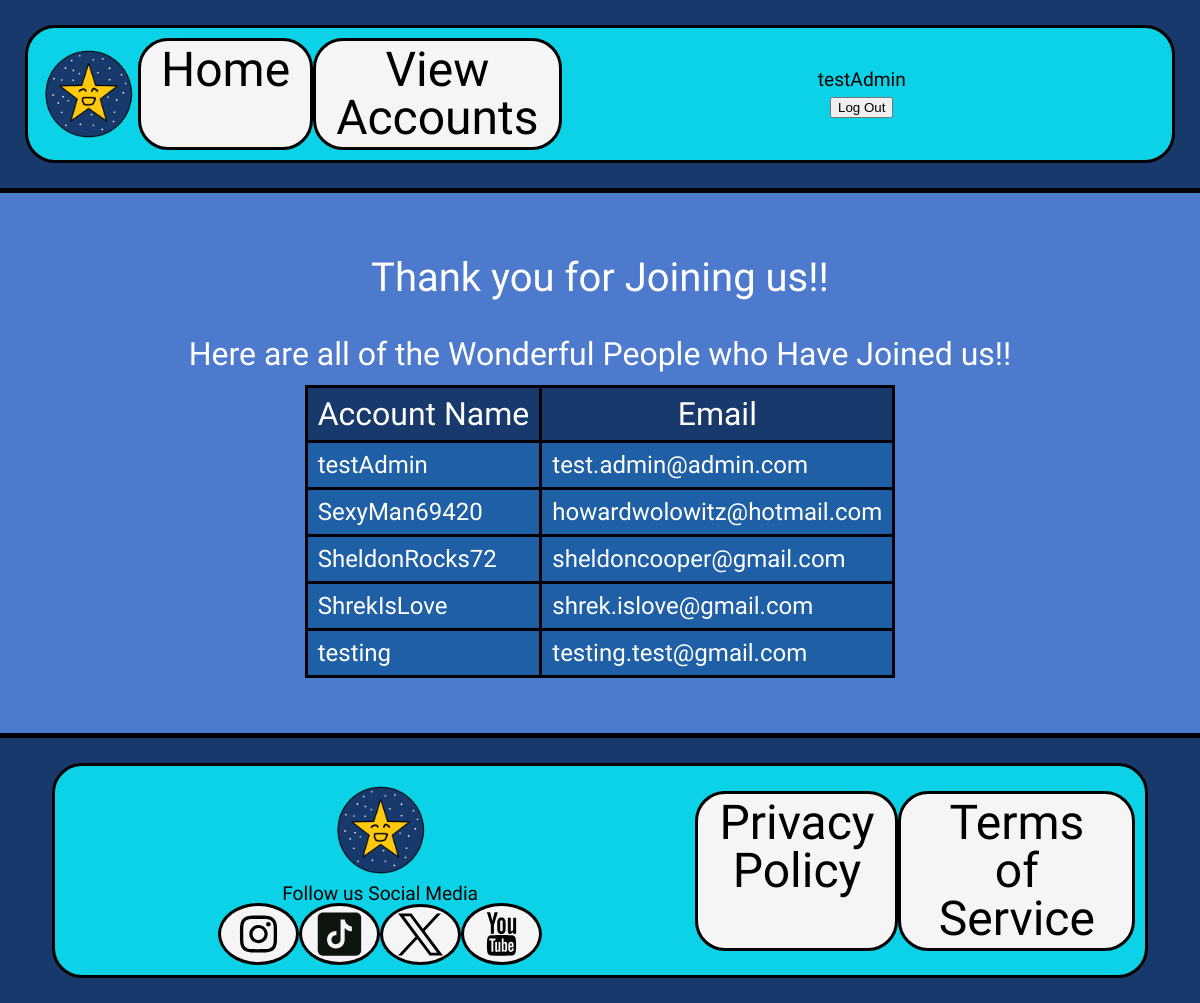
The page /loggedIn.php (signed in) on the database its author committed.
### tables this page shows
CREATE TABLE `accounts` (
  `accountId` int NOT NULL,
  `uname` varchar(100) NOT NULL,
  `email` varchar(100) NOT NULL,
  `password` varchar(255) DEFAULT NULL
);

### loggedIn.php (the view, shortened to what this page needs)
<?php
    include('includes/navigation/header.php');
    include_once('includes/php/database.php');
    $accountTable = $connection->prepare("SELECT * FROM accounts");
    $accountTable->execute();
    $accountData = $accountTable->fetchAll();
?>
<main id="accountViewerMain">
    <?php
        if (!isset($_SESSION['accountId']) ) {
            Header('Location:index.php');
            exit();
        } else {
            echo " <h1> Thank you for Joining us!! </h1>
            <h3> Here are all of the Wonderful People who Have Joined us!! </h3>
            <table>
                <thead>
                    <tr>
                        <th> Account Name </th>
                        <th> Email </th>
                    </tr>
                </thead>
                <tbody>";
                foreach ($accountData as $key=> $row ) {
                    echo "<tr>";
                    echo "<td>" . $row['uname'] . "</td>";
                    echo "<td>" . $row['email'] . "</td>";
                    echo "</tr>";
                }
                echo "
                </tbody>
            </table>";
        }
    ?>
</main>

### includes/navigation/header.php (shortened to what this page needs)
<!DOCTYPE html>
<html lang="en">
    <head >
        <link href="css/reset.css" rel="stylesheet">
        <link href="css/styles.css" rel="stylesheet">
    </head>
    <body>
        <header>
            <div id="headerInfoContainer">
                <img src="images/logo.png" alt="Company Logo">
                <nav>
                    <menu>
                        <li><a href="index.php">Home</a></li>
                        <li> <a href="loggedIn.php"> View Accounts </a> </li>
                    </menu>
                </nav>
                <form method="POST" action="logout.php" id="logOutForm">
                    <?php
                        if (isset($_SESSION['uname'])) {
                            $username = $_SESSION['uname'];
                            echo "<p> $username </p>";
                        }
                    ?>
                    <button type="submit" name="logOutSubmit" > Log Out </button>
                </form>
            </div>
        </header>

### css/styles.css (style rules this page uses)
html { scroll-behavior: smooth; background-color: #17396b; }
html, body, header, footer { position: relative; left: 0; }
body { width: 100%; background-color: #4e7acd; }
body, main, form fieldset, form div, #accountViewerMain, #logOutForm, #companyContentContainer { width: 100%; display: flex; align-items: center; justify-content: center; flex-direction: column; }
main { width: 100%; height: auto; padding-top: 5vh; padding-bottom: 5vh; }
header { border-bottom: 5px black solid; }
header, footer { width: 100%; background-color: #17396b; }
footer { border-top: 5px black solid; }
footer, #headerInfoContainer, #formContainer, #footerInfoContainer { display: flex; align-items: center; justify-content: center; flex-direction: row; }
header img, footer img { width: 100px; height: auto; }
nav menu li, nav menu { display: flex; flex-direction: row; }
nav menu li { font-size: 3em; padding: 5px 20px; border: 3px black solid; border-radius: 30px; background-color: whitesmoke; transition: all 0.25s linear; list-style: none; }
form { margin: 25px; }
h1, h2, h3 { font-family: "Akaya Kanadaka"; }
h1 { font-size: 2.5em; margin: 25px; }
h3 { font-size: 2em; margin-top: 15px; }
h1, h3, label, main p, main a { color: white; }
p, a, tbody tr td { font-family: "Sour Gummy"; }
p, main a { font-size: 1.2em; }
a { text-decoration: none; color: black; }
h1, h2, h3, p, a { text-align: center; }
table { border: 1px black solid; border-collapse: collapse; margin: 15px; }
tr { border: 3px solid black; }
thead tr th { background-color: #17396b; color: white; font-family: "Akaya Kanadaka"; font-size: 2em; }
td, th { border: 3px solid black; }
tbody tr td, tbody tr th { background-color: #1f5fa6; font-size: 1.5em; color: white; }
tr, td, th { padding: 10px; }
#headerInfoContainer { justify-content: space-between; }
#headerInfoContainer form { margin: 0; }
#socialMediaLogos { display: flex; align-items: center; justify-content: center; flex-direction: row; }
#socialMediaLogos img { display: flex; width: 75px; height: auto; background-color: whitesmoke; border: 3px black solid; border-radius: 50%; }
#headerInfoContainer, #footerInfoContainer { background-color: #0bd2e6; border: 3px black solid; border-radius: 30px; margin: 25px; padding: 10px; }
#logOutForm p { margin-bottom: 8px; }

### rows shown on the page
accounts: uname "testAdmin", email "test.admin@admin.com"
accounts: uname "SexyMan69420", email "howardwolowitz@hotmail.com"
accounts: uname "SheldonRocks72", email "sheldoncooper@gmail.com"
accounts: uname "ShrekIsLove", email "shrek.islove@gmail.com"
accounts: uname "testing", email "testing.test@gmail.com"

### other values the page prints
$username "testAdmin"
